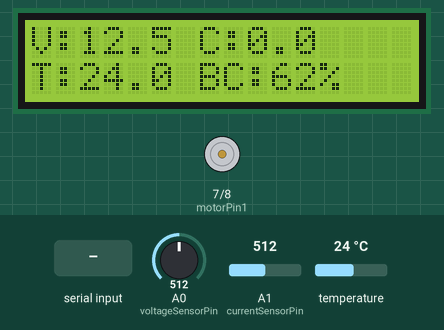
The sketch below on a simulated Arduino Uno, built with avr-gcc and run on an emulated ATmega328P. On the bench: 16×2 character LCD, motor-driver pin pairs drawn as motors (green arrow = first pin HIGH = forward, orange = second pin HIGH = backward, longer = more drive, scaled by the enable pin). The test bench sets the inputs (shaded band); at power-on: temperature 24 °C, A0 (voltageSensorPin) = 512, A1 (currentSensorPin) = 512. The local clock reads 2024-03-15 10:24:30 at power-on unless the sketch sets it; storage starts empty; what the sketch prints to the serial monitor is not drawn.

Above: at 2.8 s.
2.9 s: "f" received over Serial
At 3.9 s:
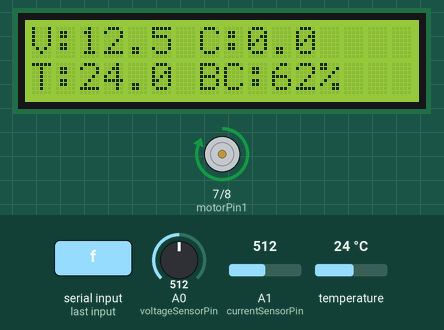
4.9 s: "b" received over Serial
At 6.6 s:
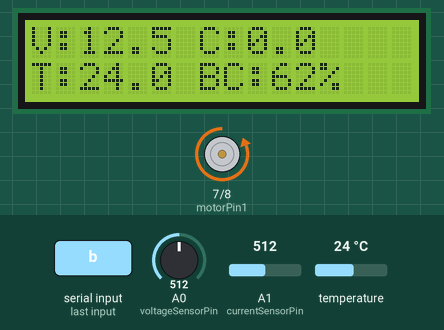
6.9 s: temperature set to 12 °C
At 8.1 s:
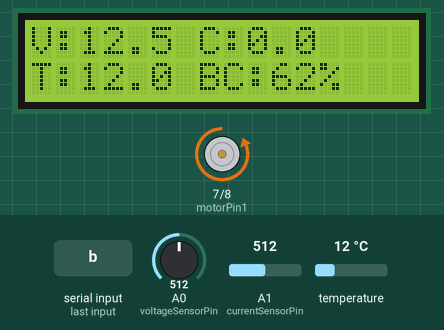
8.9 s: A0 (voltageSensorPin) set to 716
At 11.6 s:
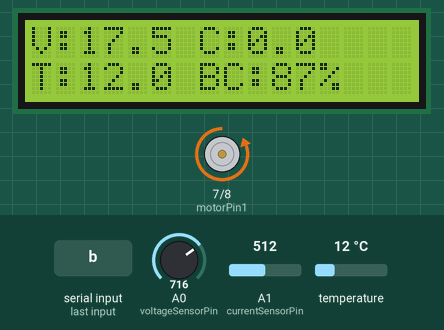
11.9 s: A1 (currentSensorPin) set to 716
At 13.9 s:
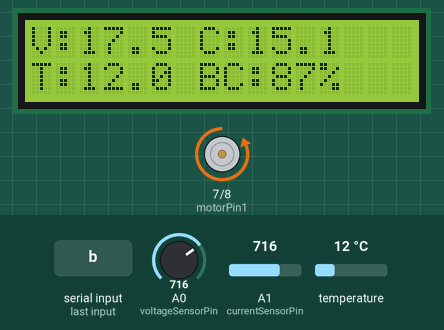
14.9 s: temperature set to 19 °C
At 16.7 s:
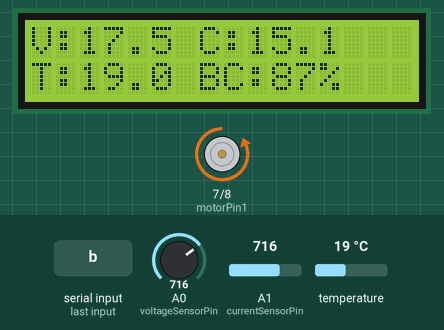
Timing chart, 0 to 17.9 s (numbered marks = the images above; inputs shaded):
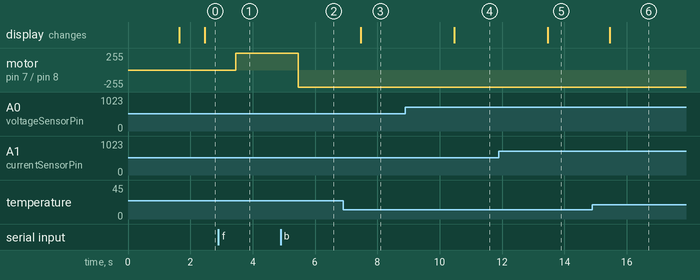

Measured:
- after the input at 2.9 s, motor on pin 7 (motorPin1) / pin 8 (motorPin2): stopped → forward 255/255 after 0.56 s
- after the input at 4.9 s, motor on pin 7 (motorPin1) / pin 8 (motorPin2): forward 255/255 → backward 255/255 after 0.56 s
- after the input at 6.9 s, the display: changes after 0.56 s (image 3)
- after the input at 8.9 s, the display: changes after 1.6 s (image 4)
- after the input at 11.9 s, the display: changes after 1.6 s (image 5)
- after the input at 14.9 s, the display: changes after 0.56 s (image 6)

The sketch:

BatteryMonitoringSystem.ino
```cpp
#include <SPI.h>
#include <SD.h>
#include <Wire.h>
#include "RTClib.h"
#include <OneWire.h>
#include <DallasTemperature.h>
#include <LiquidCrystal_I2C.h>  // LCD library

// ================= LCD SETUP =================
#define LCD_ADDRESS 0x27
#define LCD_COLUMNS 16
#define LCD_ROWS    2
LiquidCrystal_I2C lcd(LCD_ADDRESS, LCD_COLUMNS, LCD_ROWS);

// ================ DS18B20 Setup ==============
#define ONE_WIRE_BUS 3
OneWire oneWire(ONE_WIRE_BUS);
DallasTemperature ds18b20(&oneWire);

// ================ RTC ========================
RTC_DS3231 rtc;
char timestamp[20];

// ================ SD =========================
const int chipSelect = 10;
bool sdReady = false;

// ================ Sensors ====================
const int voltageSensorPin = A0;
const int currentSensorPin = A1;

// ================ Motor ======================
const int motorEnablePin = 6;
const int motorPin1 = 7;
const int motorPin2 = 8;

// ================ Calibration ================
const float refVoltage = 5.0;
const float voltageScaleFactor = 5.0;
const float sensitivity = 0.066;
float zeroCurrentVoltage = 2.5;

unsigned long lastDisplayUpdate = 0;
unsigned long displayInterval = 1000; // 1 second

void setup() {
  Serial.begin(9600);

  // LCD
  Wire.begin();
  lcd.begin(LCD_COLUMNS, LCD_ROWS);
  lcd.backlight();
  lcd.clear();
  lcd.setCursor(0, 0);
  lcd.print("System Init...");

  // Motor
  pinMode(motorEnablePin, OUTPUT);
  pinMode(motorPin1, OUTPUT);
  pinMode(motorPin2, OUTPUT);
  motorStop();
  digitalWrite(motorEnablePin, LOW);

  // DS18B20
  ds18b20.begin();

  // RTC
  if (!rtc.begin()) {
    Serial.println("RTC not found!");
    while (1);
  }
  if (rtc.lostPower()) {
    rtc.adjust(DateTime(F(__DATE__), F(__TIME__)));
  }

  // SD
  if (SD.begin(chipSelect)) {
    Serial.println("SD card initialized.");
    sdReady = true;
    File dataFile = SD.open("log.csv", FILE_WRITE);
    if (dataFile) {
      dataFile.println("Date,Time,Voltage(V),Current(A),Temperature(C),Battery(%)");
      dataFile.close();
    }
  } else {
    Serial.println("SD card init failed!");
  }

  // Zero current calibration
  long sum = 0;
  for (int i = 0; i < 100; i++) {
    sum += analogRead(currentSensorPin);
    delay(5);
  }
  zeroCurrentVoltage = (sum / 100.0 / 1023.0) * refVoltage;

  delay(1000);
  lcd.clear();
}

void loop() {
  // Check Bluetooth commands quickly
  if (Serial.available()) {
    char cmd = tolower(Serial.read());
    if (cmd == 'f') motorForward();
    else if (cmd == 'b') motorBackward();
    else if (cmd == 'w') motorStop();
    else if (cmd == 'q') { motorStop(); while (true); }
  }

  unsigned long currentMillis = millis();
  if (currentMillis - lastDisplayUpdate >= displayInterval) {
    lastDisplayUpdate = currentMillis;

    float voltage = analogRead(voltageSensorPin) * refVoltage / 1023.0 * voltageScaleFactor;
    float sensorVoltage = analogRead(currentSensorPin) * refVoltage / 1023.0;
    float current = (sensorVoltage - zeroCurrentVoltage) / sensitivity;

    ds18b20.requestTemperatures();
    float temp = ds18b20.getTempCByIndex(0);
    if (temp == DEVICE_DISCONNECTED_C) temp = 0.0;

    int batteryPercent = constrain((voltage / 20.0) * 100, 0, 100);

    DateTime now = rtc.now();
    sprintf(timestamp, "%02d/%02d/%04d,%02d:%02d:%02d",
            now.day(), now.month(), now.year(),
            now.hour(), now.minute(), now.second());

    Serial.print("Time: ");
    Serial.print(timestamp);
    Serial.print(" | V: ");
    Serial.print(voltage, 2);
    Serial.print(" V | C: ");
    Serial.print(current, 2);
    Serial.print(" A | T: ");
    Serial.print(temp, 1);
    Serial.print(" °C | BC: ");
    Serial.print(batteryPercent);
    Serial.println(" %");

    lcd.setCursor(0, 0);
    lcd.print("V:"); lcd.print(voltage, 1);
    lcd.print(" C:"); lcd.print(current, 1);

    lcd.setCursor(0, 1);
    lcd.print("T:"); lcd.print(temp, 1);
    lcd.print(" BC:"); lcd.print(batteryPercent);
    lcd.print("% ");

    if (sdReady) {
      File dataFile = SD.open("log.csv", FILE_WRITE);
      if (dataFile) {
        dataFile.print(timestamp);
        dataFile.print(",");
        dataFile.print(voltage, 2);
        dataFile.print(",");
        dataFile.print(current, 2);
        dataFile.print(",");
        dataFile.print(temp, 1);
        dataFile.print(",");
        dataFile.println(batteryPercent);
        dataFile.close();
      }
    }
  }
}

// Motor functions
void motorForward() {
  digitalWrite(motorEnablePin, HIGH);
  digitalWrite(motorPin1, HIGH);
  digitalWrite(motorPin2, LOW);
}
void motorBackward() {
  digitalWrite(motorEnablePin, HIGH);
  digitalWrite(motorPin1, LOW);
  digitalWrite(motorPin2, HIGH);
}
void motorStop() {
  digitalWrite(motorEnablePin, LOW);
  digitalWrite(motorPin1, LOW);
  digitalWrite(motorPin2, LOW);
}
```
